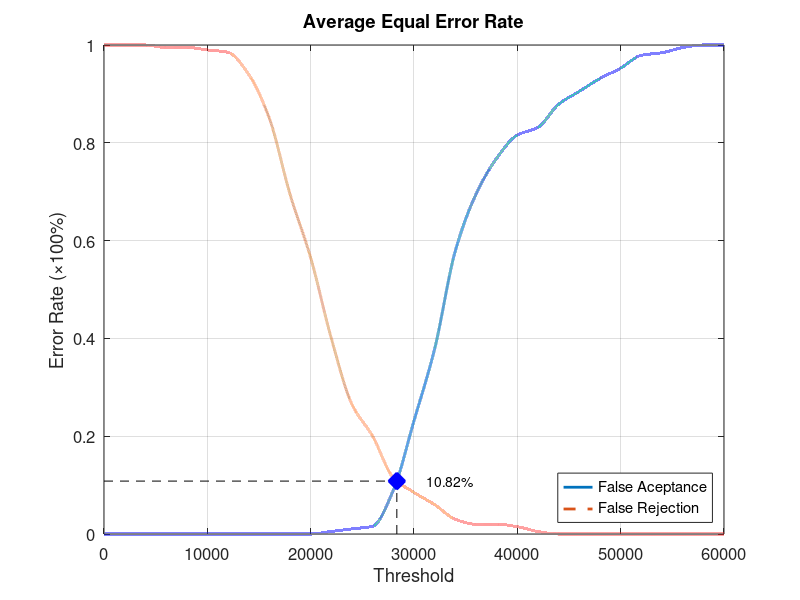
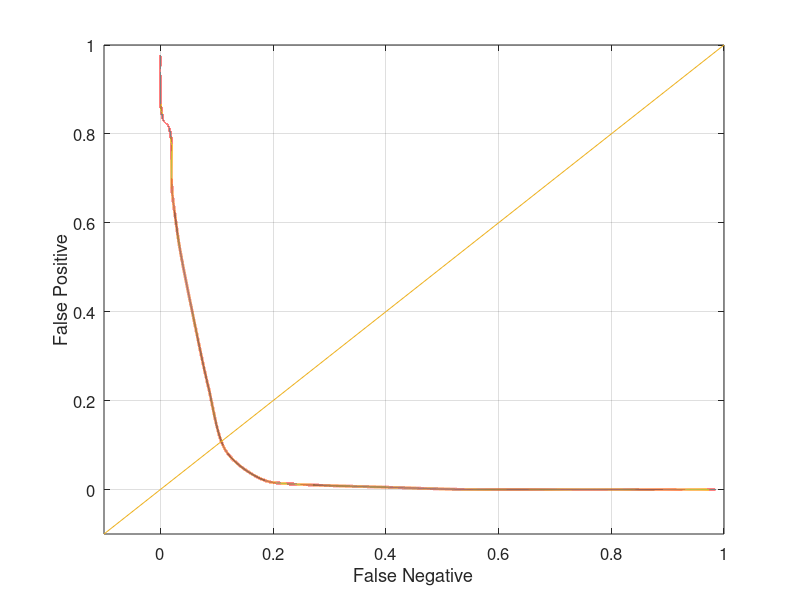

Source code (MATLAB) for these figures, in order:
function yEER = Database4_4
close all;
clear;
clc;
x = 0:2000:60000;
xq = 0:0.5:60000;

y0 = [0 0 0 0 0 0 0 0 0 0 0 0.00526316 0.0105263 0.0157895 0.0894737 0.231579 0.378947 0.578947 0.694737 0.768421 0.815789 0.831579 0.878947 0.905263 0.931579 0.952632 0.978947 0.984211 0.994737 1 1];
yy0 = interp1(x, y0, xq, 'pchip');
y1 = [1 1 1 0.995 0.995 0.99 0.985 0.94 0.85 0.695 0.565 0.4 0.265 0.2 0.115 0.085 0.06 0.03 0.02 0.02 0.015 0.005 0 0 0 0 0 0 0 0 0];
yy1 = interp1(x, y1, xq, 'pchip');

% Calculating EER: 
y2 = abs(y0 - y1);
find(y2 == min(y2))
yy2 = abs(yy0 - yy1);
xEER = find(yy2 == min(yy2));
xEERIndex = xq(xEER) % X-axis EER
yEER = yy0(xEER) % Y-axis EER

main = figure
plot(xq, yy0,'-','LineWidth', 2);	hold on
plot(xq, yy1,'--','LineWidth', 2);	hold on
plot([xEERIndex xEERIndex], [0 yEER], 'k--');	hold on
plot([0 xEERIndex], [yEER yEER], 'k--');	hold on
plot(xEERIndex, yEER, 'bx', 'LineWidth', 10);	hold on
text(xEERIndex + 10 * xEERIndex / 100, yEER, [num2str(round((10000 * yEER)) / 100) '%'])
legend('False Aceptance', 'False Rejection', 'Location', 'SouthEast')
xlabel('Threshold')
ylabel('Error Rate (\times100%)')
title('Average Equal Error Rate')
set(gca, 'FontSize', 12)
axis([0 60000 0 1])
grid on

print(main, 'Database4_4Main', '-dpng');
FNRxFPR = figure('Color', [1 1 1]);
plot(yy1, yy0, '-', yy1, yy0, 'LineWidth', 2);
hold on
y = -0.1:0.1:1
plot(y, y); 
set(gca, 'FontSize', 12)
xlabel('False Negative')
ylabel('False Positive')
axis([-0.1 1 -0.1 1])
set(gca, 'FontSize', 12)
grid on

print(FNRxFPR, 'Database4_4FNRxFPR','-dpng');
end
